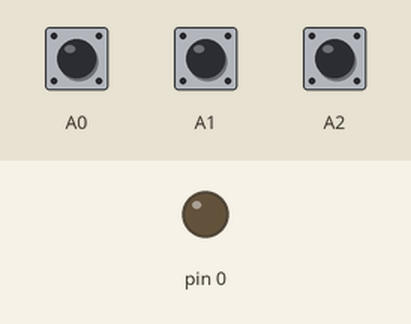
This sketch was run on a simulated Arduino Uno, built with avr-gcc and run on an emulated ATmega328P. Shown: output pins drawn as LEDs (lit = HIGH). The test bench sets the inputs (shaded band); at power-on: A0 HIGH, A1 HIGH, A2 HIGH.

Above: at 1.2 s.
1.3 s: A0 pulled LOW for 0.15 s
At 6.1 s:
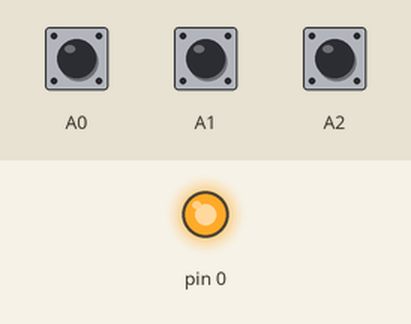
7.4 s: A0 pulled LOW for 1 s
11.4 s: A0 pulled LOW for 3.2 s
Timing chart, 0 to 18.9 s (numbered marks = the images above; inputs shaded):
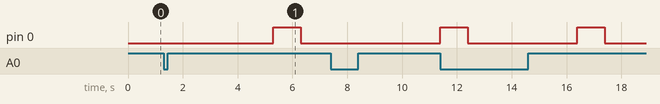

Measured:
- after the input at 1.3 s, pin 0: LOW → HIGH after 4.0 s, → LOW 1.0 s later
- after the input at 7.4 s, every drawn part: stays the same

The sketch:

_3_2.ino
```cpp
int led[4]={8,9,10,11};
void setup()
{
  for(int i=0; i<=4; i++)
  {
    pinMode(led[i], OUTPUT);
  }
  pinMode(A0, INPUT);
  digitalWrite(A0, HIGH);
  pinMode(A1, INPUT);
  digitalWrite(A1, HIGH);
  pinMode(A2, INPUT);
  digitalWrite(A2, HIGH);

}
void loop()
{
  if(digitalRead(A0)==LOW && digitalRead(A1)==HIGH&& digitalRead(A2)==HIGH)
  {
    for(int i=0; i<=4; i++)
    {
    digitalWrite(led[i], HIGH);
    delay(1000);
    digitalWrite(led[i], LOW);
    //delay(1000);
    }
  }
  else if(digitalRead(A1)==LOW && digitalRead(A0)== HIGH && digitalRead(A2)==HIGH)
  {
     for(int i=4; i>=0; i--)
    {
    digitalWrite(led[i], HIGH);
    delay(1000);
    digitalWrite(led[i], LOW);
    //delay(1000);
    }
  }
  else if(digitalRead(A0)==LOW && digitalRead(A1)==LOW && digitalRead(A2)==LOW)
  {
    for( int i=0;i<4;i++)
    {
    pinMode(led[i], LOW);
    }
  }
  else if(digitalRead(A2)==LOW&& digitalRead(A1)==HIGH && digitalRead(A0)==HIGH)
  {
    for( int i=0;i<4;i++)
    {
    pinMode(led[i], LOW);
    }
  }
  else
  {
    for( int i=0;i<4;i++)
    {
    pinMode(led[i], LOW);
    }
  }
}
```
